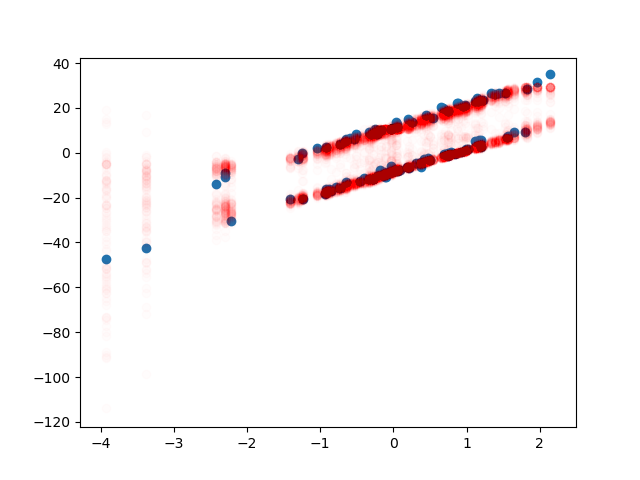

Source code (Python):
from torch.autograd import Variable
import torch.optim as optim
import torch
import matplotlib.pyplot as plt
import torch.nn as nn
import torch.nn.functional as F

n_predictions = 100

def main():
    toy_problem = ToyProblem()
    toy_prediction_model = ToyPredictionModel2()

    train(toy_problem, toy_prediction_model)

    test(toy_problem, toy_prediction_model)


class ToyProblem:
    def __init__(self):
        self.weight = 10
        self.bias = 2
        # self.loss_function = torch.nn.MSELoss()

    def loss_function(self, prediction, target):
        return -torch.log(torch.exp(-torch.pow(prediction - target, 2)).sum(dim=1) + 1e-5).sum()
        #return -torch.log(torch.exp(-torch.pow(prediction - target, 2)).sum(dim=1)).sum()
        #return torch.pow(torch.abs(prediction - target.expand(prediction.size())), 0.5).sum()


    def mean(self, data):
        return data*self.weight + self.bias

    def loss(self, target, prediction):
        return self.loss_function(prediction, target)

    @staticmethod
    def generate_data(n_samples):
        return torch.FloatTensor(n_samples, 1).normal_(0, 1)

    def generate_target(self, data):
        target = self.mean(data)
        indicator = torch.FloatTensor(data.size()).bernoulli_(0.5)
        target += torch.FloatTensor(data.size()).normal_(-10, 1)*indicator
        target += torch.FloatTensor(data.size()).normal_(10, 1)*(1-indicator)
        return target


class ToyProblem2(ToyProblem):
    def mean(self, data):
        return data**2*self.weight + self.bias


class ToyPredictionModel(nn.Module):
    def __init__(self):
        super(ToyPredictionModel, self).__init__()
        self.layer1 = nn.Linear(1, 1)

    def forward(self, x):
        return self.layer1(x)


class ToyPredictionModel2(nn.Module):
    def __init__(self):
        super(ToyPredictionModel2, self).__init__()
        self.layer1 = nn.Linear(1, 5)
        self.layer2 = nn.Linear(5, 5)
        self.layer3_mu = nn.Linear(5, 5)
        self.layer3_sigma = nn.Linear(5, 5)
        self.layer4 = nn.Linear(5, 5)
        self.layer5 = nn.Linear(5, 5)
        self.layer6 = nn.Linear(5, 5)
        self.layer7 = nn.Linear(5, 1)

    def forward(self, x):
        x = self.layer1(x)
        x = F.relu(x)
        x = self.layer2(x)
        x = F.relu(x)
        mu = self.layer3_mu(x)
        mu = (mu - mu.mean(dim=1, keepdim=True)) / (mu.std(dim=1, keepdim=True) + 1e-5)
        logvar = self.layer3_sigma(x)
        std = logvar.mul(0.5).exp_()
        x = mu + std*Variable(torch.FloatTensor(std.size()).normal_(0, 1))
        x = F.relu(x)
        x = self.layer4(x)
        x = F.relu(x)
        x = self.layer5(x)
        x = F.relu(x)
        x = self.layer6(x)
        x = F.relu(x)
        x = self.layer7(x)
        return x, logvar.sum()


def train(toy_problem, toy_prediction_model, batch_size=100, n_iterations=10000):

    optimizer = optim.SGD(toy_prediction_model.parameters(), lr=1e-4, momentum=1e-5)
    toy_prediction_model.train()
    for iteration in range(n_iterations):
        data = toy_problem.generate_data(batch_size)
        target = toy_problem.generate_target(data)
        repeated_data = data.expand((-1, 5)).contiguous().view(-1, 1)

        repeated_data, target = Variable(repeated_data), Variable(target)

        predictions, logvars = toy_prediction_model(repeated_data)

        predictions = predictions.view((-1, 5))

        loss = toy_problem.loss(target, predictions) #- 1e-6*logvars.sum()

        optimizer.zero_grad()
        loss.backward()
        optimizer.step()

        if iteration % 2 == 0:
            print('Iteration: {}\tLoss: {:.6f}'.format(
                iteration, torch.mean(loss.data)))
            # print([x for x in toy_prediction_model.named_parameters()])


def test(toy_problem, toy_prediction_model):

    n_samples = 100
    data = toy_problem.generate_data(n_samples)
    data, indices = data.sort(dim=0)

    target = toy_problem.generate_target(data)
    data, target = Variable(data), Variable(target)
    predictions = []
    for _ in range(n_predictions):
        prediction, logvar = toy_prediction_model(data)
        predictions.append(prediction)
    predictions = torch.cat(predictions, dim=1)

    plt.scatter(data.data.numpy(), target.data.numpy())
    for i in range(n_predictions):
        plt.scatter(data.data.numpy(), predictions.data.numpy()[:, i], c='r', alpha=1/n_predictions)
    plt.show()


if __name__ == '__main__':
    main()
